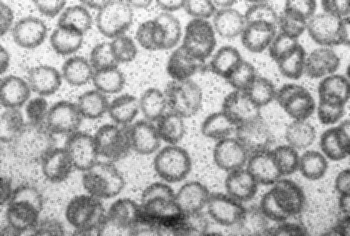
#> input picture Assignment_6/assets/blurry_cells.png, 350 x 236 px
$ python assignment_6.py
#> lines starting #> are read from the running program, lines starting #| are printed output that depends on the picture
import numpy as np
import matplotlib.pyplot as plt
from scipy.signal import convolve2d, medfilt2d, wiener
from scipy import ndimage


def object_generation(size: int, center: tuple, radius: int, signal: int) -> np.ndarray:
#> called with size = 200, center = (100, 100), radius = 25, signal = 150
    original_image = np.zeros((size, size))

    for i in range(size):
        for j in range(size):
            dist = np.sqrt((i - center[0]) ** 2 + (j - center[1]) ** 2)

            if dist <= radius:
                original_image[i, j] = signal

    return original_image


def salt_pepper_noise(original_image, salt_freq: float = 0.05, pepper_freq: float = 0.05) -> np.ndarray:
#> called with salt_freq = 0.05, pepper_freq = 0.05
    size = original_image.shape[0]
    num_salt = np.ceil(size ** 2 * salt_freq)
    num_pepper = np.ceil(size ** 2 * pepper_freq)

    salt_coords = [np.random.randint(0, size, int(num_salt)),
                   np.random.randint(0, size, int(num_salt))]
    pepper_coords = [np.random.randint(0, size, int(num_pepper)),
                     np.random.randint(0, size, int(num_pepper))]

    noisy_image = np.copy(original_image)  # Don't modify in-place

    xs, ys = salt_coords[0], salt_coords[1]
    for x, y in zip(xs, ys):
        noisy_image[x, y] = 255

    xs, ys = pepper_coords[0], pepper_coords[1]
    for x, y in zip(xs, ys):
        noisy_image[x, y] = 0

    return noisy_image


def gaussian_noise(original_image: np.ndarray, mean: float = 0.0, std_dev: float = 100.0) -> np.ndarray:
    noise = np.random.normal(mean, std_dev, original_image.shape)

    noisy_image = np.copy(original_image)  # Don't modify in-place
    noisy_image += noise
    return np.clip(noisy_image, 0, 255).astype(np.uint8)


def generate_noisy_image(size: int, center: tuple, radius: int, signal: int) -> np.ndarray:
    image = object_generation(size, center, radius, signal)
    peppered = salt_pepper_noise(image)
    noised = gaussian_noise(peppered, std_dev=5)

    plt.figure(figsize=(15, 5))

    plt.subplot(1, 3, 1)
    plt.imshow(image, cmap='gray')
    plt.title('Original Image')
    plt.axis('off')

    plt.subplot(1, 3, 2)
    plt.imshow(peppered, cmap='gray')
    plt.title('Salt & Pepper')
    plt.axis('off')

    plt.subplot(1, 3, 3)
    plt.imshow(noised, cmap='gray')
    plt.title('Object with Noise')
    plt.axis('off')
    plt.show()
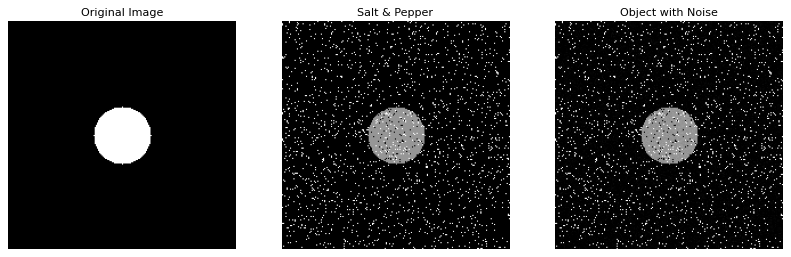
#> figure drawn by matplotlib, 3 panels

    return noised


def apply_filters(image: np.ndarray, filter_1: np.ndarray, filter_2: np.ndarray) -> tuple[np.ndarray, np.ndarray]:
    original_order = convolve2d(convolve2d(image, filter_1), filter_2)
    flipped_order = convolve2d(convolve2d(image, filter_2), filter_1)

    plot_flipped_filters(original_order, flipped_order)
    return original_order, flipped_order


def plot_flipped_filters(original_order: np.ndarray, flipped_order: np.ndarray) -> None:
    plt.figure(figsize=(10, 5))

    plt.subplot(1, 2, 1)
    plt.imshow(original_order, cmap='gray')
    plt.title('Original Order')
    plt.axis('off')

    plt.subplot(1, 2, 2)
    plt.imshow(flipped_order, cmap='gray')
    plt.title('Reversed Order')
    plt.axis('off')
    plt.show()
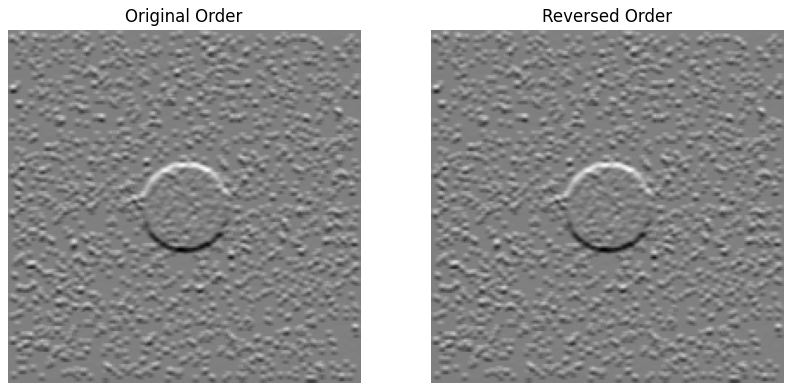
#> figure drawn by matplotlib, 2 panels
#> in plot_flipped_filters (call 2), `plt.show()`:
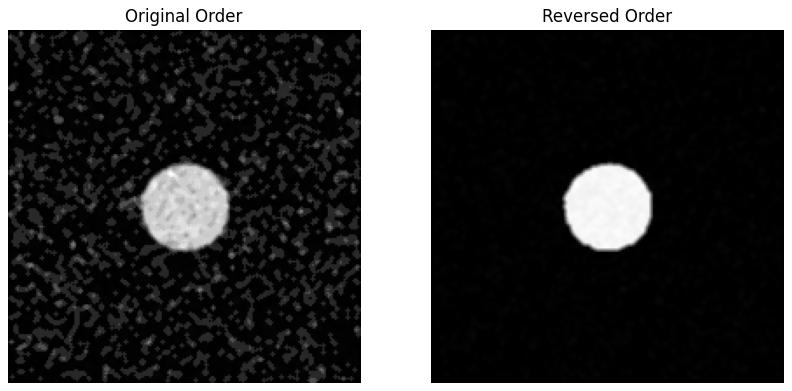
#> figure drawn by matplotlib, 2 panels
#> further down, cell_image is the input picture: shape (236, 350) float32; min 0.051, max 0.996, mean 0.66


def clean_cell_image(image: np.ndarray) -> np.ndarray:
    median_filtered = medfilt2d(image, kernel_size=5)
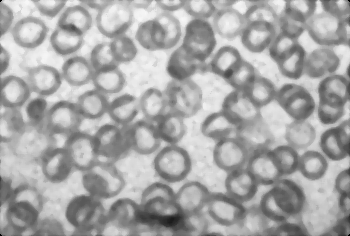
#> median_filtered: shape (236, 350) float32; min 0, max 0.969, mean 0.659
    wiener_filtered = wiener(median_filtered, 5)

    plt.figure(figsize=(15, 10))
    plt.subplot(1, 2, 1)
    plt.imshow(image, cmap='gray')
    plt.title('Original (noisy) image')
    plt.axis('off')

    plt.subplot(1, 2, 2)
    plt.imshow(wiener_filtered, cmap='gray')
    plt.title('Restored image')
    plt.axis('off')
    plt.show()
    return wiener_filtered


if __name__ == '__main__':
    source_image = generate_noisy_image(size=200, center=(100, 100), radius=25, signal=150)

    q1a_filter_1 = np.array([[1, 1, 1],
                             [1, 1, 1],
                             [1, 1, 1]])

    q1a_filter_2 = np.array([[1, 1, 1],
                             [0, 0, 0],
                             [-1, -1, -1]])

    apply_filters(source_image, q1a_filter_1, q1a_filter_2)

    q1b_filter_1 = np.array([[1, 1, 1],
                             [1, 1, 1],
                             [1, 1, 1]])

    og_order = medfilt2d(convolve2d(source_image, q1b_filter_1), kernel_size=3)
    rev_order = convolve2d(medfilt2d(source_image, kernel_size=3), q1b_filter_1)
    plot_flipped_filters(og_order, rev_order)

    cell_image = plt.imread('./assets/blurry_cells.png')
    restored_image = clean_cell_image(cell_image)
